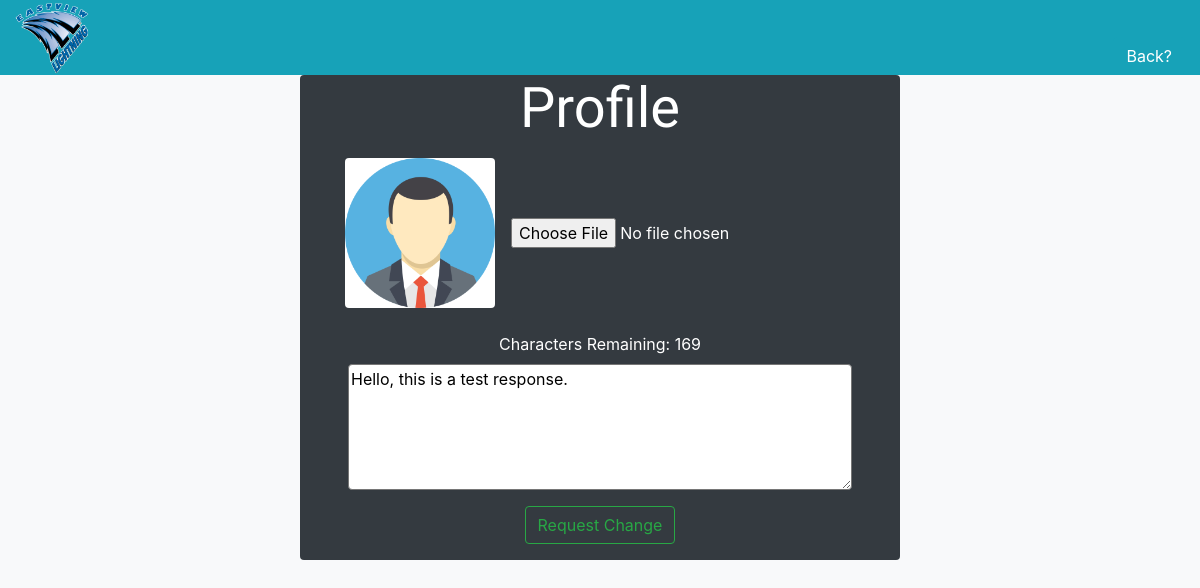
Before: /profile (signed in) with the older database file.
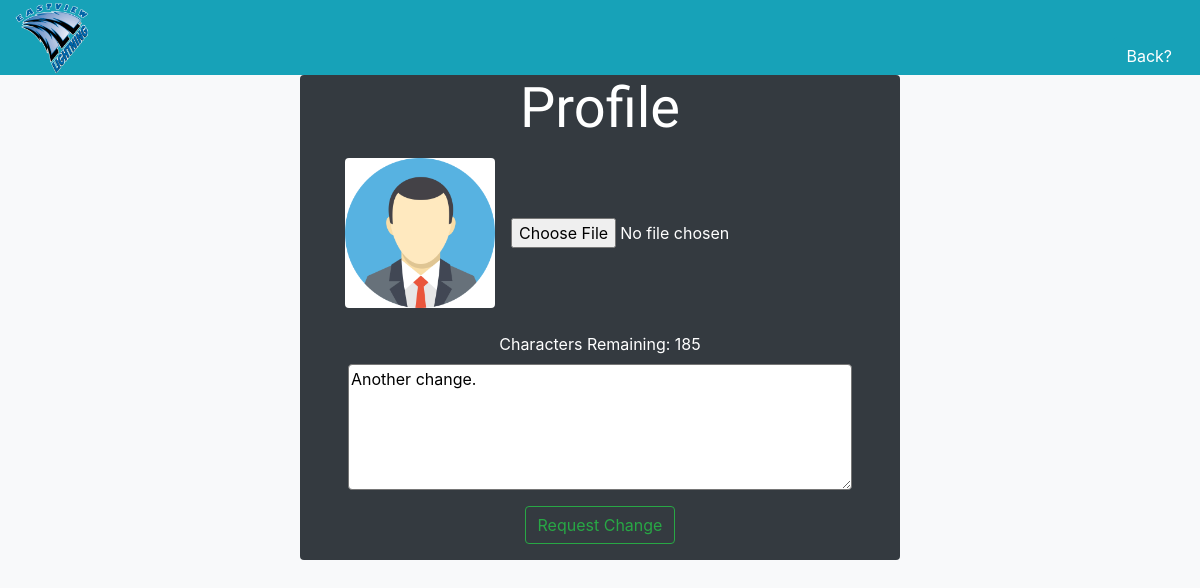
After: the same page with the newer database file.
### MainPage/models.py (models this page shows, shortened)
class Member(models.Model):
    user = models.OneToOneField(User,on_delete=models.CASCADE)
    profileimage = models.ImageField(default='/Person.png')
    text = models.TextField(default="I am a member of the Eastview Science Olympiad Team. It's a really fun time to be a part of the team, the events are great and never are boring. Maybe you should join sometime.")
    events = models.ManyToManyField(Event,blank=True)
    awards = models.ManyToManyField(Award,blank=True)
    Is_Capitan = models.BooleanField(default=False)
    AccountStatus = models.CharField(max_length=11,choices=AccStatus,default="Inactivated")

### users/views.py (the view)
# urls.py: path('profile',users_view.profile,name="profile"),
def profile(request):
    if request.method == "POST":
        if ProfileRequest.objects.filter(user=User.objects.get(username=request.user.username)).count() == 0:
            username = request.user.username
            Person = Member.objects.get(user=User.objects.get(username=username))
            text = request.POST.get("textfield")
            if request.FILES.get('imageupload',False):
                uploaded_file = request.FILES['imageupload']
                fs = FileSystemStorage()
                new = fs.save(uploaded_file.name,uploaded_file)
                url = fs.url(new)
            else:
                url = Person.profileimage.url
            print(url.replace("/media/",""))
            print(text)
            NewChangeRequest = ProfileRequest(user=Person.user,profileimage=url.replace("/media/",""),text=text)
            NewChangeRequest.save()
            context = {
                "Username":username,
                "ProfilePic":Person.profileimage.url,
                "ProfileText":Person.text,
            }
            messages.success(request,f"{username} a request has been submitted successfully")
            return render(request,'users/profile.html',context)
        else:
            username = request.user.username
            Person = Member.objects.get(user=User.objects.get(username=username))
            context = {
                "Username":username,
                "ProfilePic":Person.profileimage.url,
                "ProfileText":Person.text,
            }
            messages.warning(request,f"Sorry a pending request is already present in the system.")
            return render(request,'users/profile.html',context)
    else:
        if request.user.is_authenticated:
            username = request.user.username
            Person = Member.objects.get(user=User.objects.get(username=username))
            context = {
                "Username":username,
                "ProfilePic":Person.profileimage.url,
                "ProfileText":Person.text,
            }
            return render(request,'users/profile.html',context)
        else:
            return redirect('login')

### templates/users/profile.html (shortened to what this page needs)
{% load static %}
{% load crispy_forms_tags %}
<!DOCTYPE html>
<html>
    <head>
        <link rel="stylesheet" href="https://stackpath.bootstrapcdn.com/bootstrap/4.3.1/css/bootstrap.min.css">
        <link rel="stylesheet" href="//cdnjs.cloudflare.com/ajax/libs/jasny-bootstrap/4.0.0/css/jasny-bootstrap.min.css">
        <link rel="stylesheet" href="{% static 'MainPage/style.css' %}">
        <link href="//maxcdn.bootstrapcdn.com/bootstrap/4.0.0/css/bootstrap.min.css" rel="stylesheet" id="bootstrap-css">
    </head>
    <body class="bg-light">
        <div class="container-fluid">
            <div class="row d-flex align-items-center bg-info">
                <div class="col align-self-start">
                    <img src="{% static 'MainPage/EVHS_Logo.png' %}" class="Logo">
                </div>
                <div class="col align-self-center align-items-center">
                </div>
                <div class="col align-self-end d-flex justify-content-end">
                    <a class="btn btn-info" href="{% url 'MainPage' %}">Back?</a>
                </div>
            </div>
        </div>
        <div class="container-fluid px-0">
            <div class="row mx-0 justify-content-center">
                <div class="col-6 px-0 text-center bg-dark rounded">
                    <h1 class="title display-4 text-white">Profile</h1>
                    <form method="POST" enctype="multipart/form-data">
                        <fieldset class="form-group">
                            <div class="row mx-0 justify-content-center align-items-center">
                                <img src="{{ ProfilePic }}" class="ImageHolder img-responsive w-25 m-2 bg-white rounded">
                                <input type="file" accept="image/x-png,image/jpeg" name="imageupload" class="UploadField text-white upload m-2">
                            </div>
                            <div class="row mt-3 mx-0 justify-content-center align-items-center">
                                <label class="TextfieldLabel text-white"></label>
                                <textarea name="textfield" class="Textfield w-100 mx-5 rounded d-inline" rows="5" maxlength="200">{{ ProfileText }}</textarea>
                            </div>
                        </fieldset>
                        <div class="form-group">
                            <button class="btn btn-outline-success" type="submit">Request Change</button>
                        </div>
                    </form>
                </div>
            </div>
        </div>
    </body>
</html>

Changed rows visible on the page:
changed Member: textfield "Hello, this is a test response." → "Another change."
Other visible differences:
text written by a page script: "Characters Remaining: 169" → "Characters Remaining: 185"
